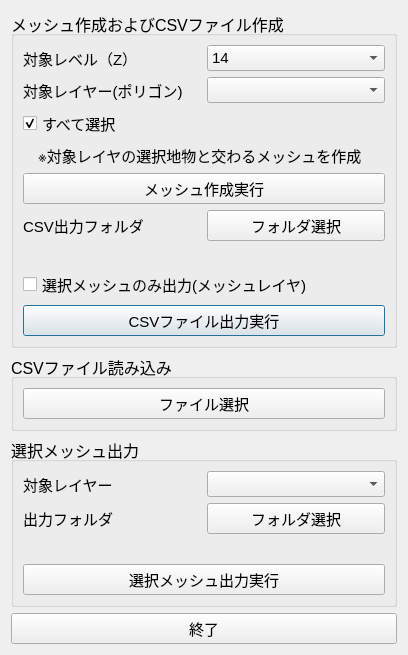
<?xml version="1.0" encoding="UTF-8"?>
<ui version="4.0">
 <class>XYZMesh2CSVDialogBase</class>
 <widget class="QDialog" name="XYZMesh2CSVDialogBase">
  <property name="geometry">
   <rect>
    <x>0</x>
    <y>0</y>
    <width>408</width>
    <height>522</height>
   </rect>
  </property>
  <property name="windowTitle">
   <string>メッシュタイルのxyz数値CSV出力</string>
  </property>
  <layout class="QVBoxLayout" name="verticalLayout_3">
   <item>
    <widget class="QGroupBox" name="groupBox">
     <property name="font">
      <font>
       <pointsize>12</pointsize>
      </font>
     </property>
     <property name="title">
      <string>メッシュ作成およびCSVファイル作成</string>
     </property>
     <layout class="QVBoxLayout" name="verticalLayout">
      <item>
       <layout class="QGridLayout" name="gridLayout">
        <item row="0" column="0">
         <widget class="QLabel" name="label">
          <property name="font">
           <font>
            <pointsize>11</pointsize>
           </font>
          </property>
          <property name="text">
           <string>対象レベル（Z）</string>
          </property>
         </widget>
        </item>
        <item row="9" column="0" colspan="2">
         <widget class="QPushButton" name="btn_export">
          <property name="font">
           <font>
            <pointsize>11</pointsize>
           </font>
          </property>
          <property name="text">
           <string>CSVファイル出力実行</string>
          </property>
         </widget>
        </item>
        <item row="7" column="0" colspan="2">
         <widget class="QLabel" name="lbl_filepath">
          <property name="font">
           <font>
            <pointsize>11</pointsize>
           </font>
          </property>
          <property name="text">
           <string/>
          </property>
         </widget>
        </item>
        <item row="4" column="0" colspan="2">
         <widget class="QPushButton" name="btn_run">
          <property name="font">
           <font>
            <pointsize>11</pointsize>
           </font>
          </property>
          <property name="text">
           <string>メッシュ作成実行</string>
          </property>
         </widget>
        </item>
        <item row="1" column="1">
         <widget class="QgsMapLayerComboBox" name="cmb_layer">
          <property name="font">
           <font>
            <pointsize>11</pointsize>
           </font>
          </property>
         </widget>
        </item>
        <item row="5" column="0">
         <widget class="QLabel" name="label_3">
          <property name="font">
           <font>
            <pointsize>11</pointsize>
           </font>
          </property>
          <property name="text">
           <string>CSV出力フォルダ</string>
          </property>
         </widget>
        </item>
        <item row="8" column="0" colspan="2">
         <widget class="QCheckBox" name="chk_selectmesh">
          <property name="font">
           <font>
            <pointsize>11</pointsize>
           </font>
          </property>
          <property name="text">
           <string>選択メッシュのみ出力(メッシュレイヤ)</string>
          </property>
          <property name="checked">
           <bool>false</bool>
          </property>
         </widget>
        </item>
        <item row="1" column="0">
         <widget class="QLabel" name="label_2">
          <property name="font">
           <font>
            <pointsize>11</pointsize>
           </font>
          </property>
          <property name="text">
           <string>対象レイヤー(ポリゴン)</string>
          </property>
         </widget>
        </item>
        <item row="5" column="1">
         <widget class="QPushButton" name="btn_select">
          <property name="font">
           <font>
            <pointsize>11</pointsize>
           </font>
          </property>
          <property name="text">
           <string>フォルダ選択</string>
          </property>
         </widget>
        </item>
        <item row="0" column="1">
         <widget class="QComboBox" name="cmb_tilez">
          <property name="font">
           <font>
            <pointsize>11</pointsize>
           </font>
          </property>
          <property name="currentText">
           <string>14</string>
          </property>
          <property name="currentIndex">
           <number>13</number>
          </property>
          <item>
           <property name="text">
            <string>1</string>
           </property>
          </item>
          <item>
           <property name="text">
            <string>2</string>
           </property>
          </item>
          <item>
           <property name="text">
            <string>3</string>
           </property>
          </item>
          <item>
           <property name="text">
            <string>4</string>
           </property>
          </item>
          <item>
           <property name="text">
            <string>5</string>
           </property>
          </item>
          <item>
           <property name="text">
            <string>6</string>
           </property>
          </item>
          <item>
           <property name="text">
            <string>7</string>
           </property>
          </item>
          <item>
           <property name="text">
            <string>8</string>
           </property>
          </item>
          <item>
           <property name="text">
            <string>9</string>
           </property>
          </item>
          <item>
           <property name="text">
            <string>10</string>
           </property>
          </item>
          <item>
           <property name="text">
            <string>11</string>
           </property>
          </item>
          <item>
           <property name="text">
            <string>12</string>
           </property>
          </item>
          <item>
           <property name="text">
            <string>13</string>
           </property>
          </item>
          <item>
           <property name="text">
            <string>14</string>
           </property>
          </item>
          <item>
           <property name="text">
            <string>15</string>
           </property>
          </item>
          <item>
           <property name="text">
            <string>16</string>
           </property>
          </item>
          <item>
           <property name="text">
            <string>17</string>
           </property>
          </item>
          <item>
           <property name="text">
            <string>18</string>
           </property>
          </item>
          <item>
           <property name="text">
            <string>19</string>
           </property>
          </item>
          <item>
           <property name="text">
            <string>20</string>
           </property>
          </item>
         </widget>
        </item>
        <item row="3" column="0" colspan="2">
         <widget class="QLabel" name="label_4">
          <property name="font">
           <font>
            <pointsize>11</pointsize>
           </font>
          </property>
          <property name="text">
           <string>　※対象レイヤの選択地物と交わるメッシュを作成</string>
          </property>
         </widget>
        </item>
        <item row="2" column="0" colspan="2">
         <widget class="QCheckBox" name="chk_select_feature">
          <property name="font">
           <font>
            <pointsize>11</pointsize>
           </font>
          </property>
          <property name="text">
           <string>すべて選択</string>
          </property>
          <property name="checked">
           <bool>true</bool>
          </property>
         </widget>
        </item>
       </layout>
      </item>
     </layout>
    </widget>
   </item>
   <item>
    <widget class="QGroupBox" name="groupBox_2">
     <property name="font">
      <font>
       <pointsize>12</pointsize>
      </font>
     </property>
     <property name="title">
      <string>CSVファイル読み込み</string>
     </property>
     <layout class="QVBoxLayout" name="verticalLayout_2">
      <item>
       <widget class="QPushButton" name="btn_csv">
        <property name="font">
         <font>
          <pointsize>11</pointsize>
         </font>
        </property>
        <property name="text">
         <string>ファイル選択</string>
        </property>
       </widget>
      </item>
     </layout>
    </widget>
   </item>
   <item>
    <widget class="QGroupBox" name="groupBox_3">
     <property name="font">
      <font>
       <pointsize>12</pointsize>
      </font>
     </property>
     <property name="title">
      <string>選択メッシュ出力</string>
     </property>
     <layout class="QGridLayout" name="gridLayout_2">
      <item row="1" column="1">
       <widget class="QPushButton" name="btn_select2">
        <property name="font">
         <font>
          <pointsize>11</pointsize>
         </font>
        </property>
        <property name="text">
         <string>フォルダ選択</string>
        </property>
       </widget>
      </item>
      <item row="1" column="0">
       <widget class="QLabel" name="label_6">
        <property name="font">
         <font>
          <pointsize>11</pointsize>
         </font>
        </property>
        <property name="text">
         <string>出力フォルダ</string>
        </property>
       </widget>
      </item>
      <item row="2" column="0" colspan="2">
       <widget class="QLabel" name="lbl_filepath2">
        <property name="text">
         <string/>
        </property>
       </widget>
      </item>
      <item row="0" column="0">
       <widget class="QLabel" name="label_5">
        <property name="font">
         <font>
          <pointsize>11</pointsize>
         </font>
        </property>
        <property name="text">
         <string>対象レイヤー</string>
        </property>
       </widget>
      </item>
      <item row="0" column="1">
       <widget class="QgsMapLayerComboBox" name="cmb_layer2">
        <property name="font">
         <font>
          <pointsize>11</pointsize>
         </font>
        </property>
       </widget>
      </item>
      <item row="3" column="0" colspan="2">
       <widget class="QPushButton" name="btn_run2">
        <property name="font">
         <font>
          <pointsize>11</pointsize>
         </font>
        </property>
        <property name="text">
         <string>選択メッシュ出力実行</string>
        </property>
       </widget>
      </item>
     </layout>
    </widget>
   </item>
   <item>
    <widget class="QPushButton" name="btn_close">
     <property name="font">
      <font>
       <pointsize>11</pointsize>
      </font>
     </property>
     <property name="text">
      <string>終了</string>
     </property>
    </widget>
   </item>
  </layout>
 </widget>
 <customwidgets>
  <customwidget>
   <class>QgsMapLayerComboBox</class>
   <extends>QComboBox</extends>
   <header>qgsmaplayercombobox.h</header>
  </customwidget>
 </customwidgets>
 <resources/>
 <connections/>
</ui>
